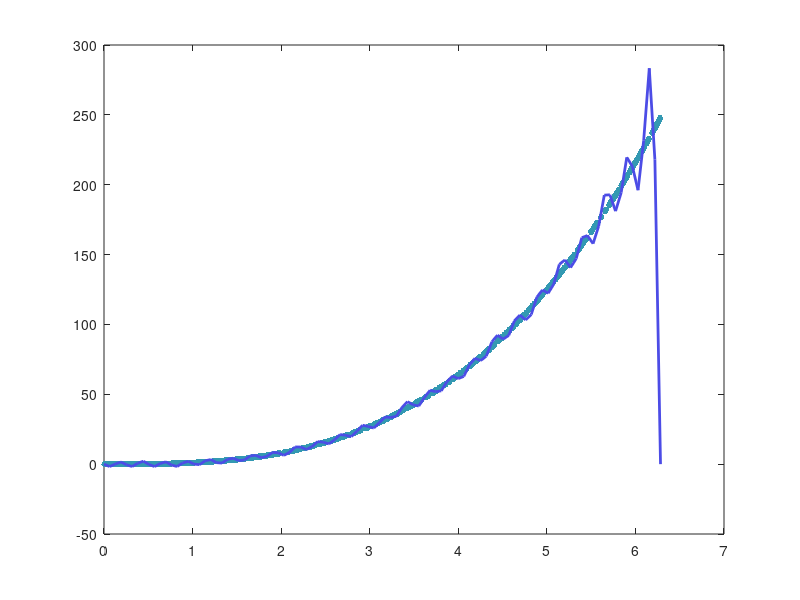

Recreate this plot in MATLAB.
N=50;

xVec = 2*pi*rand(500,1);
yVec = xVec.^3;
%for loop that runs the size of the data
A=[];
xData=linspace(0,2*pi,100);

for n=1:N
   A=[A sin((n*xVec)/2)];
    
end

betaVec= inv(A'*A)*A'*yVec;

for m= 1:length(xData)
    x=xData(m);
    sum=0;
    for n=1:N
        sum=sum+betaVec(n)*sin((x*n)/2);
    end
    yData(m)=sum;
end

clf;
plot(xVec,yVec,'.','MarkerSize',15,'Color',[0.2 0.6 0.7]); hold on

plot(xData,yData,'-','LineWidth',2,'Color',[0.3 0.3 0.9])
